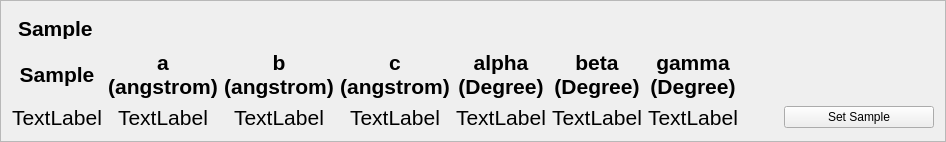
        <widget class="QFrame" name="frame_8">
         <property name="frameShape">
          <enum>QFrame::StyledPanel</enum>
         </property>
         <property name="frameShadow">
          <enum>QFrame::Raised</enum>
         </property>
         <layout class="QVBoxLayout" name="verticalLayout_12">
          <item>
           <widget class="QLabel" name="label_26">
            <property name="styleSheet">
             <string notr="true"> QLabel {
    qproperty-alignment: AlignCenter;
    padding: 5px 0px;
    color: rgb(0, 0, 0);
    max-height: 22px;
    font-size: 16pt;
	font-weight: bold; 
}</string>
            </property>
            <property name="text">
             <string>Sample</string>
            </property>
           </widget>
          </item>
          <item>
           <layout class="QGridLayout" name="gridLayout_2">
            <item row="0" column="4">
             <widget class="QLabel" name="label_34">
              <property name="font">
               <font>
                <pointsize>16</pointsize>
                <weight>75</weight>
                <bold>true</bold>
               </font>
              </property>
              <property name="text">
               <string>alpha 
(Degree)</string>
              </property>
              <property name="alignment">
               <set>Qt::AlignCenter</set>
              </property>
             </widget>
            </item>
            <item row="1" column="4">
             <widget class="QLabel" name="label_samp_alpha">
              <property name="font">
               <font>
                <pointsize>16</pointsize>
               </font>
              </property>
              <property name="text">
               <string>TextLabel</string>
              </property>
              <property name="alignment">
               <set>Qt::AlignCenter</set>
              </property>
             </widget>
            </item>
            <item row="0" column="5">
             <widget class="QLabel" name="label_35">
              <property name="font">
               <font>
                <pointsize>16</pointsize>
                <weight>75</weight>
                <bold>true</bold>
               </font>
              </property>
              <property name="text">
               <string>beta 
(Degree)</string>
              </property>
              <property name="alignment">
               <set>Qt::AlignCenter</set>
              </property>
             </widget>
            </item>
            <item row="1" column="2">
             <widget class="QLabel" name="label_samp_b">
              <property name="font">
               <font>
                <pointsize>16</pointsize>
               </font>
              </property>
              <property name="text">
               <string>TextLabel</string>
              </property>
              <property name="alignment">
               <set>Qt::AlignCenter</set>
              </property>
             </widget>
            </item>
            <item row="0" column="0">
             <widget class="QLabel" name="label_22">
              <property name="font">
               <font>
                <pointsize>16</pointsize>
                <weight>75</weight>
                <bold>true</bold>
               </font>
              </property>
              <property name="text">
               <string>Sample</string>
              </property>
              <property name="alignment">
               <set>Qt::AlignCenter</set>
              </property>
             </widget>
            </item>
            <item row="0" column="2">
             <widget class="QLabel" name="label_32">
              <property name="font">
               <font>
                <pointsize>16</pointsize>
                <weight>75</weight>
                <bold>true</bold>
               </font>
              </property>
              <property name="text">
               <string>b 
(angstrom)</string>
              </property>
              <property name="alignment">
               <set>Qt::AlignCenter</set>
              </property>
             </widget>
            </item>
            <item row="0" column="3">
             <widget class="QLabel" name="label_33">
              <property name="font">
               <font>
                <pointsize>16</pointsize>
                <weight>75</weight>
                <bold>true</bold>
               </font>
              </property>
              <property name="text">
               <string>c 
(angstrom)</string>
              </property>
              <property name="alignment">
               <set>Qt::AlignCenter</set>
              </property>
             </widget>
            </item>
            <item row="1" column="3">
             <widget class="QLabel" name="label_samp_c">
              <property name="font">
               <font>
                <pointsize>16</pointsize>
               </font>
              </property>
              <property name="text">
               <string>TextLabel</string>
              </property>
              <property name="alignment">
               <set>Qt::AlignCenter</set>
              </property>
             </widget>
            </item>
            <item row="1" column="0">
             <widget class="QLabel" name="label_samp_name">
              <property name="font">
               <font>
                <pointsize>16</pointsize>
               </font>
              </property>
              <property name="text">
               <string>TextLabel</string>
              </property>
              <property name="alignment">
               <set>Qt::AlignCenter</set>
              </property>
             </widget>
            </item>
            <item row="1" column="6">
             <widget class="QLabel" name="label_samp_gamma">
              <property name="font">
               <font>
                <pointsize>16</pointsize>
               </font>
              </property>
              <property name="text">
               <string>TextLabel</string>
              </property>
              <property name="alignment">
               <set>Qt::AlignCenter</set>
              </property>
             </widget>
            </item>
            <item row="1" column="7">
             <spacer name="horizontalSpacer_6">
              <property name="orientation">
               <enum>Qt::Horizontal</enum>
              </property>
              <property name="sizeType">
               <enum>QSizePolicy::Fixed</enum>
              </property>
              <property name="sizeHint" stdset="0">
               <size>
                <width>40</width>
                <height>20</height>
               </size>
              </property>
             </spacer>
            </item>
            <item row="0" column="6">
             <widget class="QLabel" name="label_36">
              <property name="font">
               <font>
                <pointsize>16</pointsize>
                <weight>75</weight>
                <bold>true</bold>
               </font>
              </property>
              <property name="text">
               <string>gamma 
(Degree)</string>
              </property>
              <property name="alignment">
               <set>Qt::AlignCenter</set>
              </property>
             </widget>
            </item>
            <item row="0" column="1">
             <widget class="QLabel" name="label_30">
              <property name="font">
               <font>
                <pointsize>16</pointsize>
                <weight>75</weight>
                <bold>true</bold>
               </font>
              </property>
              <property name="text">
               <string>a 
(angstrom)</string>
              </property>
              <property name="alignment">
               <set>Qt::AlignCenter</set>
              </property>
             </widget>
            </item>
            <item row="1" column="1">
             <widget class="QLabel" name="label_samp_a">
              <property name="font">
               <font>
                <pointsize>16</pointsize>
               </font>
              </property>
              <property name="text">
               <string>TextLabel</string>
              </property>
              <property name="alignment">
               <set>Qt::AlignCenter</set>
              </property>
             </widget>
            </item>
            <item row="1" column="5">
             <widget class="QLabel" name="label_samp_beta">
              <property name="font">
               <font>
                <pointsize>16</pointsize>
               </font>
              </property>
              <property name="text">
               <string>TextLabel</string>
              </property>
              <property name="alignment">
               <set>Qt::AlignCenter</set>
              </property>
             </widget>
            </item>
            <item row="1" column="8">
             <widget class="PyDMRelatedDisplayButton" name="PyDMRelatedDisplayButton_4">
              <property name="minimumSize">
               <size>
                <width>150</width>
                <height>0</height>
               </size>
              </property>
              <property name="maximumSize">
               <size>
                <width>150</width>
                <height>16777215</height>
               </size>
              </property>
              <property name="toolTip">
               <string/>
              </property>
              <property name="text">
               <string>Set Sample</string>
              </property>
              <property name="filenames" stdset="0">
               <stringlist>
                <string>sample.py</string>
               </stringlist>
              </property>
              <property name="openInNewWindow" stdset="0">
               <bool>true</bool>
              </property>
             </widget>
            </item>
           </layout>
          </item>
         </layout>
        </widget>
